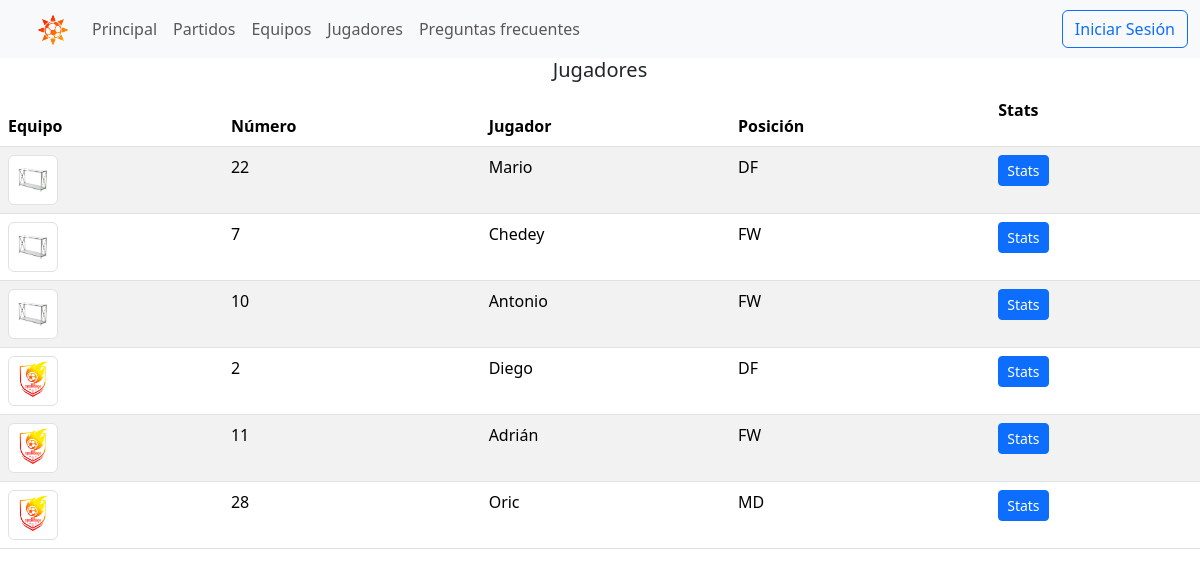
The app's page /players/, older data.
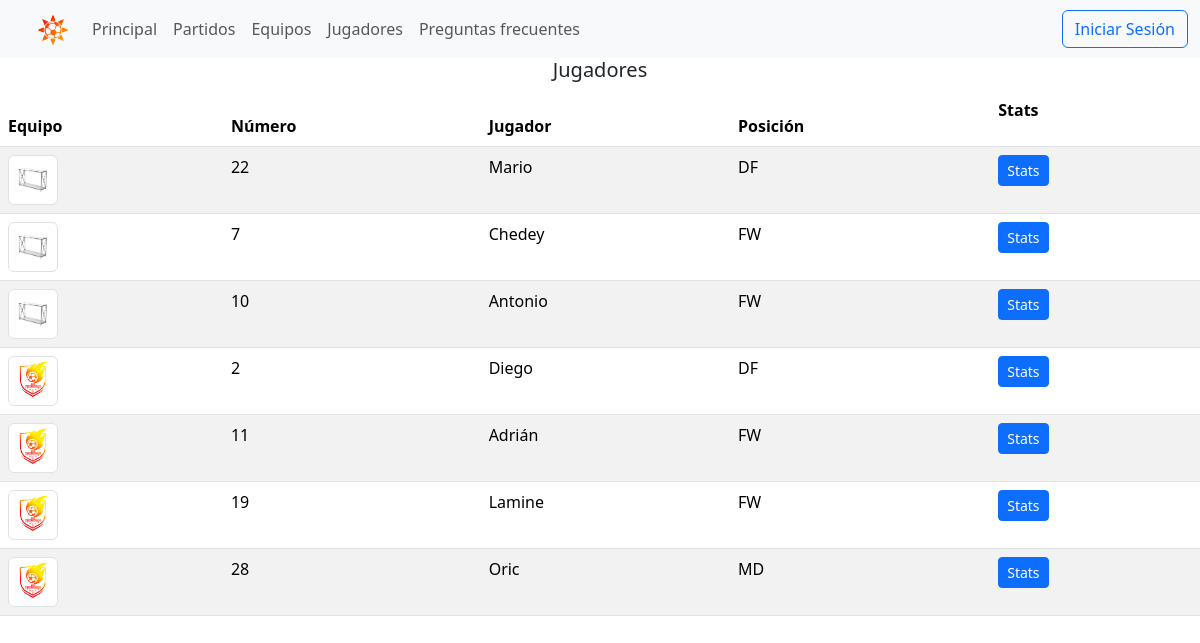
The same page, newer data.
### players/models.py (models this page shows, shortened)
class Player(models.Model):
    user = models.OneToOneField(settings.AUTH_USER_MODEL, on_delete=models.CASCADE)
    team = models.ForeignKey('tournament.Team', related_name='players', null=True, on_delete=models.CASCADE)
    birthdate = models.DateField(blank=True, null=True)
    country = models.CharField(max_length=20, default='🇪🇸')
    number = models.SmallIntegerField(blank=True, default=00)
    GOALKEEPER = 'GK'
    DEFENDER = 'DF'
    MIDFIELDER = 'MD'
    FORWARD = 'FW'
    ROLE = {
        GOALKEEPER: 'Portero',
        DEFENDER: 'Defensa',
        MIDFIELDER: 'Centrocampista',
        FORWARD: 'Delantero'
    }
    position = models.CharField(
        max_length=2,
        choices=ROLE,
        default=MIDFIELDER,
    )
    played=models.SmallIntegerField(default=0)
    goals=models.SmallIntegerField(default=0)
    assists = models.SmallIntegerField(default=0)
    yellow_cards = models.SmallIntegerField(default=0)
    red_cards = models.SmallIntegerField(default=0)
    class Meta:
        ordering = ['team', 'position', 'number']

### tournament/models.py (models this page shows, shortened)
class Team(models.Model):
    name = models.CharField(max_length=100, unique=True)
    club_code = models.CharField(max_length=3, unique=True, default='UFC')
    shield = models.ImageField(upload_to='shields')
    class Meta:
        ordering = ['name']

### players/views.py (the view)
# urls.py: path('', views.player_list, name='player-list'),
def player_list(request):
    players = Player.objects.all()
    return render(request, 'players/player_list.html', {'players': players })

### players/templates/players/player_list.html (shortened to what this page needs)
{% extends "base.html" %}
{% block content %}
{% if players %}
<h2 class="lead text-center">Jugadores</h2>
<table class="table table-striped">
  <thead>
    <tr>
      <th>Equipo</th>
      <th>Número</th>
      <th>Jugador</th>
      <th>Posición</th>
      <th><p>Stats</p></th>
    </tr>
  </thead>
  <tbody>
    {% for player in players %}
    <tr>
      <td>
        <a href="{% url 'tournament:team-info' player.team.id %}">
          <img src="{{ player.team.shield.url }}" class="img-thumbnail" style="max-width: 50px; max-height: 50px;" alt="Escudo de {{ player.team.name }}">
        </a>
      </td>
      <td>{{ player.number }}</td>
      <td>{{ player.user.first_name }}</td>
      <td>{{ player.position }}</td>
      <td><a href={% url "players:player-info" player.id %} class="btn btn-primary btn-sm ml-2" >Stats</a></td>
    </tr>
    {% endfor %}
  </tbody>
</table>
{% endif %}
{% endblock %}

Row changes from the older to the newer data that the page shows:
added Player: team.shield (picture), number "19", user.first_name "Lamine", position "FW"
